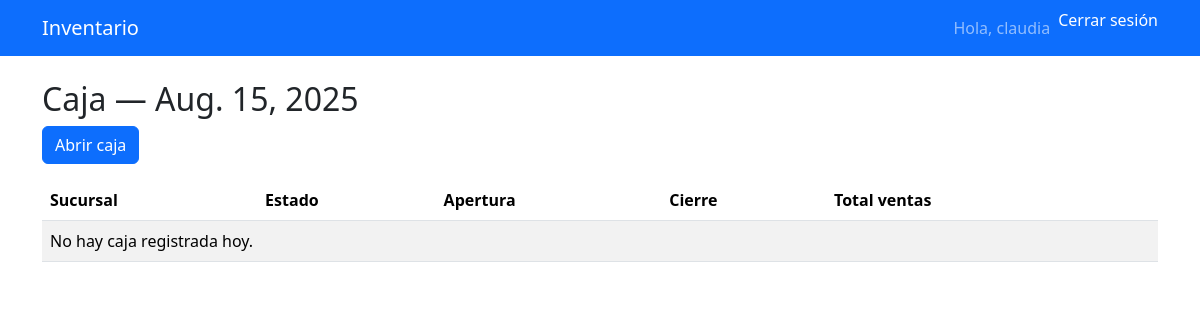
The page /caja/ (signed in) on the database as committed earlier.
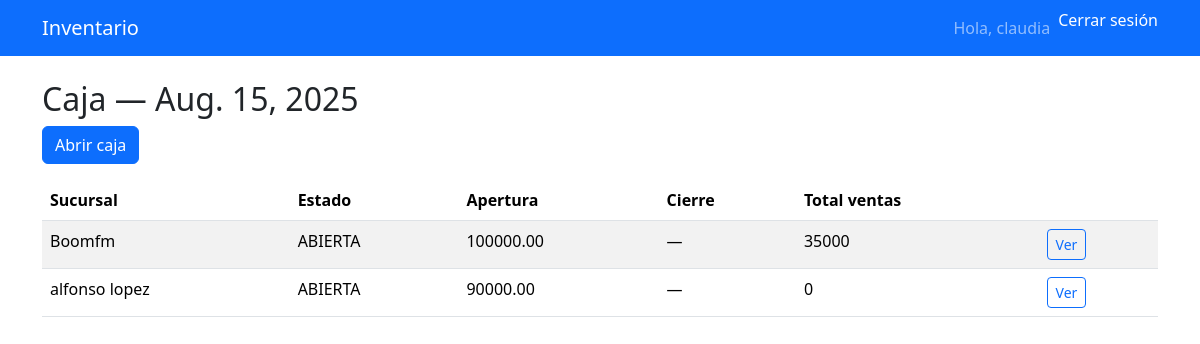
The same page on the database as committed later.
### inventario/models.py (models this page shows, shortened)
class Caja(models.Model):
    ESTADOS = (('ABIERTA', 'ABIERTA'), ('CERRADA', 'CERRADA'))
    sucursal = models.ForeignKey(Sucursal, on_delete=models.CASCADE, related_name='cajas')
    fecha = models.DateField()  # 1 caja por día por sucursal
    apertura_monto = models.DecimalField(max_digits=12, decimal_places=2)
    apertura_usuario = models.ForeignKey(User, on_delete=models.PROTECT, related_name='aperturas_caja')
    cierre_monto = models.DecimalField(max_digits=12, decimal_places=2, null=True, blank=True)
    cierre_usuario = models.ForeignKey(User, on_delete=models.PROTECT, null=True, blank=True, related_name='cierres_caja')
    estado = models.CharField(max_length=10, choices=ESTADOS, default='ABIERTA')
    creado_en = models.DateTimeField(auto_now_add=True)
    class Meta:
        unique_together = ('sucursal', 'fecha')  # evita dos cajas el mismo día en la misma sucursal
    @property
    def total_ventas(self):
        agg = self.ventas.aggregate(s=models.Sum('total'))
        return agg['s'] or 0

class Sucursal(models.Model):
    nombre = models.CharField(max_length=150)
    direccion = models.CharField(max_length=250, blank=True)
    telefono = models.CharField(max_length=50, blank=True)
    created_at = models.DateTimeField(auto_now_add=True)

### inventario/views_caja.py (the view)
# urls.py: path('caja/', views_caja.caja_estado_hoy, name='caja_estado_hoy'),
@login_required
def caja_estado_hoy(request):
    rol, sucs = role_and_sucursales(request.user)
    hoy = timezone.now().date()
    if rol == 'Administrador':
        cajas = Caja.objects.filter(fecha=hoy).select_related('sucursal')
    else:
        cajas = Caja.objects.filter(fecha=hoy, sucursal__in=sucs).select_related('sucursal')
    return render(request, 'inventario/caja_estado.html', {'cajas': cajas, 'hoy': hoy})

### inventario/context_processors.py (called while the page is built, shortened)
def role_context(request):
    role = None
    if request.user.is_authenticated:
        perfil = getattr(request.user, 'perfil', None)
        role = getattr(perfil, 'rol', None)
    return {'role': role}

### inventario/permissions.py (called while the page is built)
def role_and_sucursales(user):
    perfil = getattr(user, 'perfil', None)
    if not perfil:
        return None, Sucursal.objects.none()
    rol = perfil.rol
    if rol == 'Administrador':
        return rol, Sucursal.objects.all()
    return rol, perfil.sucursales.all()

### templates/inventario/caja_estado.html (shortened to what this page needs)
{% extends "base.html" %}
{% block content %}
<h2>Caja — {{ hoy }}</h2>
<p><a class="btn btn-primary" href="{% url 'caja_abrir' %}">Abrir caja</a></p>
<table class="table table-striped">
  <thead>
    <tr>
      <th>Sucursal</th>
      <th>Estado</th>
      <th>Apertura</th>
      <th>Cierre</th>
      <th>Total ventas</th>
      <th></th>
    </tr>
  </thead>
  <tbody>
  {% for c in cajas %}
    <tr>
      <td>{{ c.sucursal.nombre }}</td>
      <td>{{ c.estado }}</td>
      <td>{{ c.apertura_monto }}</td>
      <td>{{ c.cierre_monto|default:"—" }}</td>
      <td>{{ c.total_ventas }}</td>
      <td>
        <a class="btn btn-sm btn-outline-primary" href="{% url 'caja_detalle' c.id %}">Ver</a>
      </td>
    </tr>
  {% empty %}
    <tr><td colspan="6">No hay caja registrada hoy.</td></tr>
  {% endfor %}
  </tbody>
</table>
{% endblock %}

Rows that differ between the two databases and show on the page:
added Caja: sucursal.nombre "Boomfm", estado "ABIERTA", apertura_monto "100000.00", cierre_monto "—", total_ventas "35000"
added Caja: sucursal.nombre "alfonso lopez", estado "ABIERTA", apertura_monto "90000.00", cierre_monto "—", total_ventas "0"
Other text that changed with them:
text no longer shown: "No hay caja registrada hoy."
